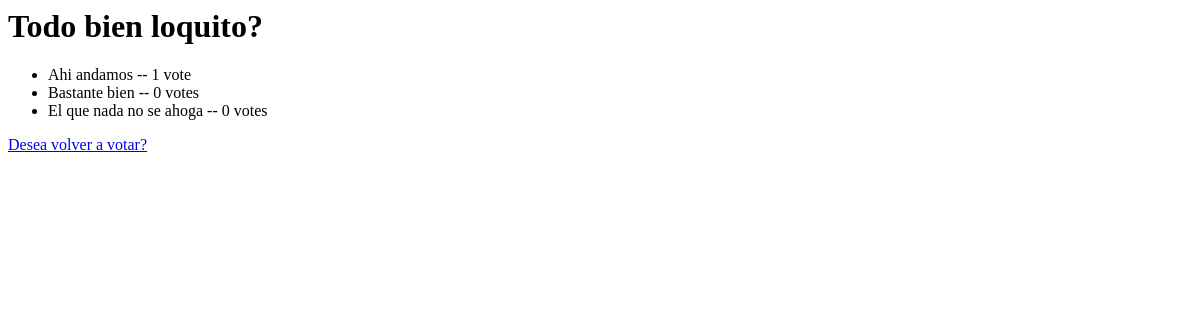
The app's page /polls/1/results/, older data.
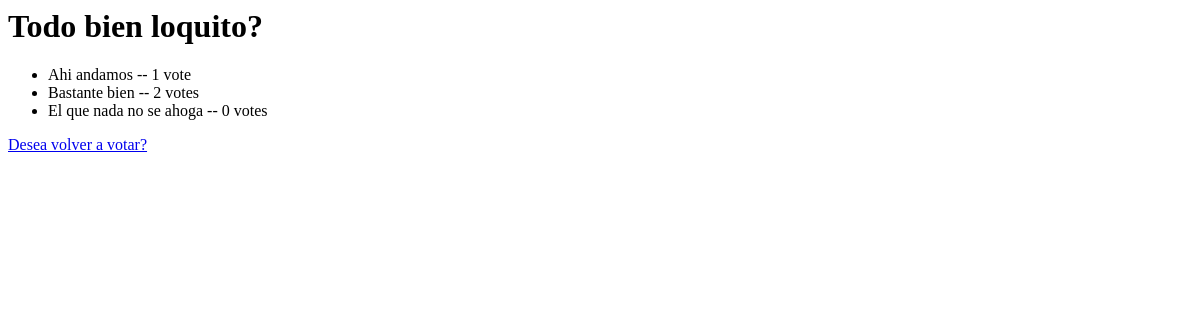
The same page, newer data.
### polls/models.py (models this page shows, shortened)
class Choice(models.Model):
    question = models.ForeignKey(Question, on_delete=models.CASCADE)
    choice_text = models.CharField(max_length=200)
    votes = models.IntegerField(default=0)

### polls/views.py (the view)
# urls.py: path("<int:pk>/results/", views.ResultsView.as_view(), name="results"),
class ResultsView(generic.DetailView):
    model = Question
    template_name = "polls/results.html"

### polls/templates/polls/results.html
<h1>{{ question.question_text }}</h1>
<ul>
{% for choice in question.choice_set.all %}
    <li>{{ choice.choice_text }} -- {{ choice.votes }} vote{{ choice.votes|pluralize }}</li>
{% endfor %}
</ul>
<a href="{% url 'polls:detail' question.id %}">Desea volver a votar?</a>

Row changes from the older to the newer data that the page shows:
changed Choice "Bastante bien": votes "0" → "2"
